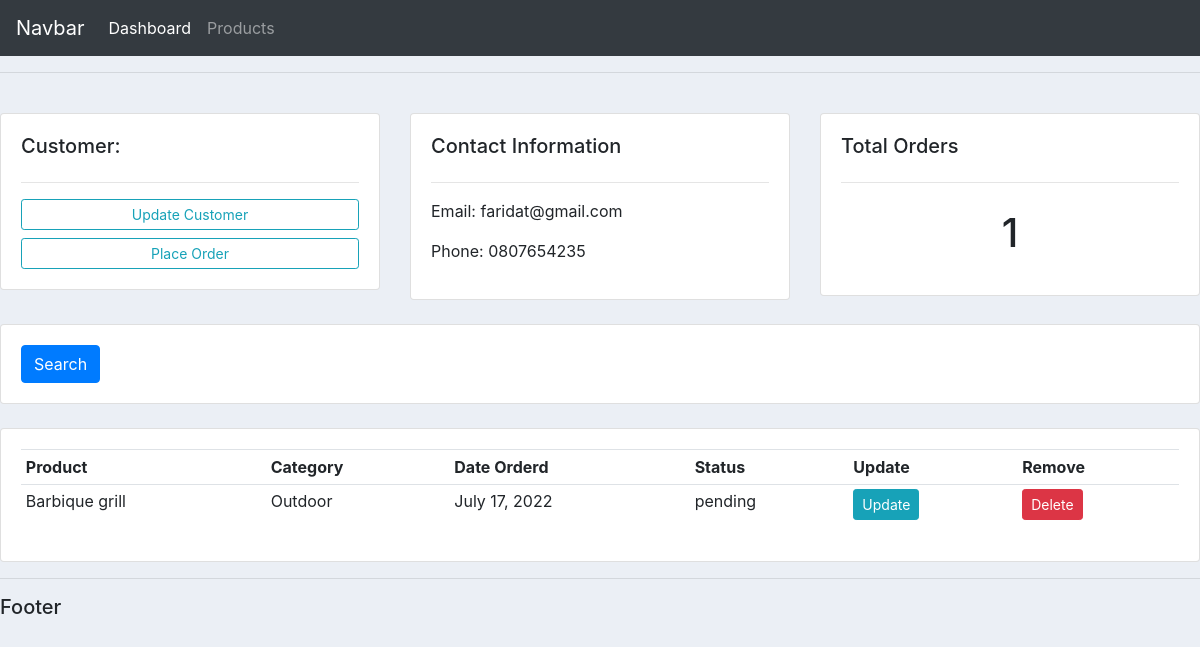
Screenshot of /customers/4/ with the database file from the repository.
### customers_app/models.py (models this page shows, shortened)
class Customer(models.Model):
    name = models.CharField(max_length=200, null=True)
    phone = models.CharField(max_length=11, null=True)
    email = models.EmailField(null=True)
    date_created = models.DateTimeField(auto_now_add=True)

class Order(models.Model):
    STATUS = (
        ('pending', 'pending'),
        ('out for delivery', 'out for delivery'),
        ('Delivered', 'Delivered'),
    )
    customer = models.ForeignKey(Customer, null=True, on_delete=models.SET_NULL)
    product =  models.ForeignKey(Product, null=True, on_delete=models.SET_NULL)
    date_created = models.DateField(auto_now_add=True)
    status= models.CharField(max_length=200, null=True, choices=STATUS)

class Product(models.Model):
    CATEGORY = (
        ('Indoor', 'Indoor'),
        ('Outdoor', 'Outdoor')
    )
    name = models.CharField(max_length=200, null=True)
    price = models.FloatField(null=True)
    category = models.CharField(max_length=200, null=True, choices=CATEGORY)
    description = models.CharField(max_length=200, null=True, blank=True)
    date_created = models.DateTimeField(auto_now_add=True)
    tag = models.ManyToManyField(Tag)
    def __str__(self):
        return self.name

### customers_app/views.py (the view)
# urls.py: path('customers/<str:pk_test>/', views.customers, name='customers'),
def customers(request, pk_test):
    customer = Customer.objects.get(id=pk_test)
    orders = customer.order_set.all()
    orders_count = orders.count()
    context = {'customer':customer, 'orders':orders, 'orders_count':orders_count}
    return render(request, 'customers_app/customers.html', context)

### templates/customers_app/customers.html
{%  extends 'customers_app/base.html' %}
{% block content %}
	<br>
<div class="row">
	<div class="col-md">
		<div class="card card-body">
			<h5>Customer:</h5>
			<hr>
			<a class="btn btn-outline-info  btn-sm btn-block" href="">Update Customer</a>
			<a class="btn btn-outline-info  btn-sm btn-block" href="{%url 'create_order' customer.id%}">Place Order</a>
		</div>
	</div>
	<div class="col-md">
		<div class="card card-body">
			<h5>Contact Information</h5>
			<hr>
			<p>Email: {{customer.email}} </p>
			<p>Phone: {{customer.phone}} </p>
		</div>
	</div>
	<div class="col-md">
		<div class="card card-body">
			<h5>Total Orders</h5>
			<hr>
			<h1 style="text-align: center;padding: 10px">{{orders_count}}</h1>
		</div>
	</div>
</div>
<br>
<div class="row">
	<div class="col">
		<div class="card card-body">
			<form method="get">
		    <button class="btn btn-primary" type="submit">Search</button>
		  </form>
		</div>
	</div>
</div>
<br>
<div class="row">
	<div class="col-md">
		<div class="card card-body">
			<table class="table table-sm">
				<tr>
					<th>Product</th>
					<th>Category</th>
					<th>Date Orderd</th>
					<th>Status</th>
					<th>Update</th>
					<th>Remove</th>
				</tr>
				{%for order in orders%}
				<tr>
					<td>{{order.product}}</td>
					<td>{{order.product.category}}</td>
					<td>{{order.date_created}}</td>
					<td>{{order.status}}</td>
                    <td ><a class="btn btn-sm btn-info" href="{%url 'update_order' order.id%}">Update</a></td>
                    <td ><a class="btn btn-sm btn-danger" href="{%url 'delete_order' order.id%}">Delete</a></td>
				</tr>
				{%endfor%}
			</table>
		</div>
	</div>
</div>
{% endblock %}

### static/css/style.css (style rules this page uses)
body { background-color: #ebeff5; }
body { overflow-x: hidden; }

### rows the page displays
Customer: email "faridat@gmail.com", phone "0807654235"
Order: product "Barbique grill", product.category "Outdoor", date_created "July 17, 2022", status "pending"

### other values shown
{{ orders_count }} "1"
